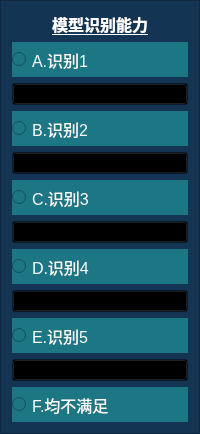
           <widget class="QFrame" name="frame_shibie_zizhu">
            <property name="styleSheet">
             <string notr="true">background-color: rgb(20, 52, 83);
border-color: rgb(255, 97, 6);
</string>
            </property>
            <property name="frameShape">
             <enum>QFrame::StyledPanel</enum>
            </property>
            <property name="frameShadow">
             <enum>QFrame::Raised</enum>
            </property>
            <layout class="QVBoxLayout" name="verticalLayout_5">
             <item>
              <widget class="QLabel" name="label_shibie_zizhu">
               <property name="sizePolicy">
                <sizepolicy hsizetype="Preferred" vsizetype="Fixed">
                 <horstretch>0</horstretch>
                 <verstretch>0</verstretch>
                </sizepolicy>
               </property>
               <property name="font">
                <font>
                 <pointsize>12</pointsize>
                 <weight>75</weight>
                 <italic>false</italic>
                 <bold>true</bold>
                 <underline>true</underline>
                 <strikeout>false</strikeout>
                </font>
               </property>
               <property name="styleSheet">
                <string notr="true">color: rgb(255, 255, 255);</string>
               </property>
               <property name="text">
                <string>模型识别能力</string>
               </property>
               <property name="alignment">
                <set>Qt::AlignCenter</set>
               </property>
              </widget>
             </item>
             <item>
              <widget class="QRadioButton" name="radioButton_shibieA">
               <property name="minimumSize">
                <size>
                 <width>0</width>
                 <height>35</height>
                </size>
               </property>
               <property name="font">
                <font>
                 <pointsize>12</pointsize>
                </font>
               </property>
               <property name="styleSheet">
                <string notr="true">color: rgb(255, 255, 255);
background-color: rgb(28, 118, 132);</string>
               </property>
               <property name="text">
                <string>A.识别1</string>
               </property>
              </widget>
             </item>
             <item>
              <widget class="QPushButton" name="pushButton_9">
               <property name="styleSheet">
                <string notr="true">background-color: transparent</string>
               </property>
               <property name="text">
                <string/>
               </property>
              </widget>
             </item>
             <item>
              <widget class="QRadioButton" name="radioButton_shibieB">
               <property name="minimumSize">
                <size>
                 <width>0</width>
                 <height>35</height>
                </size>
               </property>
               <property name="font">
                <font>
                 <pointsize>12</pointsize>
                </font>
               </property>
               <property name="styleSheet">
                <string notr="true">color: rgb(255, 255, 255);
background-color: rgb(28, 118, 132);</string>
               </property>
               <property name="text">
                <string>B.识别2</string>
               </property>
              </widget>
             </item>
             <item>
              <widget class="QPushButton" name="pushButton_10">
               <property name="styleSheet">
                <string notr="true">background-color: transparent</string>
               </property>
               <property name="text">
                <string/>
               </property>
              </widget>
             </item>
             <item>
              <widget class="QRadioButton" name="radioButton_shibieC">
               <property name="minimumSize">
                <size>
                 <width>0</width>
                 <height>35</height>
                </size>
               </property>
               <property name="font">
                <font>
                 <pointsize>12</pointsize>
                </font>
               </property>
               <property name="styleSheet">
                <string notr="true">color: rgb(255, 255, 255);
background-color: rgb(28, 118, 132);</string>
               </property>
               <property name="text">
                <string>C.识别3</string>
               </property>
              </widget>
             </item>
             <item>
              <widget class="QPushButton" name="pushButton_11">
               <property name="styleSheet">
                <string notr="true">background-color: transparent</string>
               </property>
               <property name="text">
                <string/>
               </property>
              </widget>
             </item>
             <item>
              <widget class="QRadioButton" name="radioButton_shibieD">
               <property name="minimumSize">
                <size>
                 <width>0</width>
                 <height>35</height>
                </size>
               </property>
               <property name="font">
                <font>
                 <pointsize>12</pointsize>
                </font>
               </property>
               <property name="styleSheet">
                <string notr="true">color: rgb(255, 255, 255);
background-color: rgb(28, 118, 132);</string>
               </property>
               <property name="text">
                <string>D.识别4</string>
               </property>
              </widget>
             </item>
             <item>
              <widget class="QPushButton" name="pushButton_12">
               <property name="styleSheet">
                <string notr="true">background-color: transparent</string>
               </property>
               <property name="text">
                <string/>
               </property>
              </widget>
             </item>
             <item>
              <widget class="QRadioButton" name="radioButton_shibieE">
               <property name="minimumSize">
                <size>
                 <width>0</width>
                 <height>35</height>
                </size>
               </property>
               <property name="font">
                <font>
                 <pointsize>12</pointsize>
                </font>
               </property>
               <property name="styleSheet">
                <string notr="true">color: rgb(255, 255, 255);
background-color: rgb(28, 118, 132);</string>
               </property>
               <property name="text">
                <string>E.识别5</string>
               </property>
              </widget>
             </item>
             <item>
              <widget class="QPushButton" name="pushButton_23">
               <property name="styleSheet">
                <string notr="true">background-color: transparent</string>
               </property>
               <property name="text">
                <string/>
               </property>
              </widget>
             </item>
             <item>
              <widget class="QRadioButton" name="radioButton_2">
               <property name="minimumSize">
                <size>
                 <width>0</width>
                 <height>35</height>
                </size>
               </property>
               <property name="font">
                <font>
                 <pointsize>12</pointsize>
                </font>
               </property>
               <property name="styleSheet">
                <string notr="true">color: rgb(255, 255, 255);
background-color: rgb(28, 118, 132);</string>
               </property>
               <property name="text">
                <string>F.均不满足</string>
               </property>
              </widget>
             </item>
            </layout>
           </widget>
